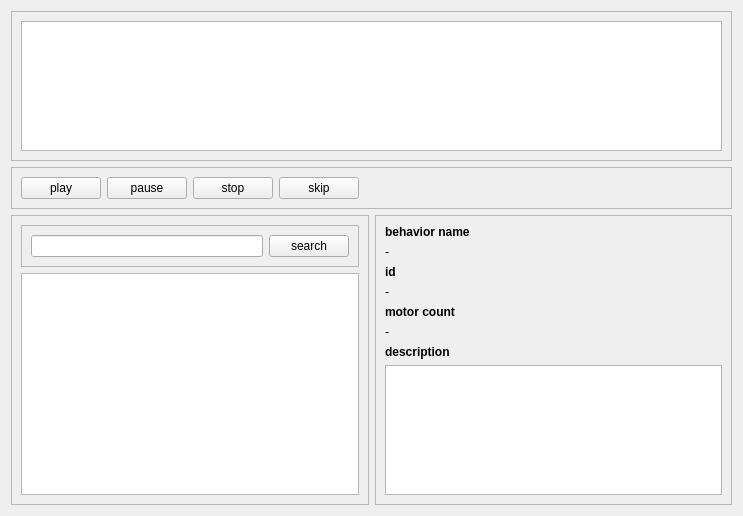
<?xml version="1.0" encoding="UTF-8"?>
<ui version="4.0">
 <class>PlayerView</class>
 <widget class="QWidget" name="PlayerView">
  <property name="geometry">
   <rect>
    <x>0</x>
    <y>0</y>
    <width>743</width>
    <height>516</height>
   </rect>
  </property>
  <property name="windowTitle">
   <string>Form</string>
  </property>
  <layout class="QVBoxLayout" name="verticalLayout">
   <item>
    <widget class="QFrame" name="behaviorQueueFrame">
     <property name="frameShape">
      <enum>QFrame::StyledPanel</enum>
     </property>
     <property name="frameShadow">
      <enum>QFrame::Raised</enum>
     </property>
     <layout class="QVBoxLayout" name="verticalLayout_4">
      <item>
       <widget class="QListWidget" name="behaviorQueueListWidget"/>
      </item>
     </layout>
    </widget>
   </item>
   <item>
    <widget class="QFrame" name="playControlsFrame">
     <property name="frameShape">
      <enum>QFrame::StyledPanel</enum>
     </property>
     <property name="frameShadow">
      <enum>QFrame::Raised</enum>
     </property>
     <layout class="QHBoxLayout" name="horizontalLayout_2">
      <item>
       <widget class="QPushButton" name="playButton">
        <property name="text">
         <string>play</string>
        </property>
       </widget>
      </item>
      <item>
       <widget class="QPushButton" name="pauseButton">
        <property name="text">
         <string>pause</string>
        </property>
       </widget>
      </item>
      <item>
       <widget class="QPushButton" name="stopButton">
        <property name="text">
         <string>stop</string>
        </property>
       </widget>
      </item>
      <item>
       <widget class="QPushButton" name="skipButton">
        <property name="text">
         <string>skip</string>
        </property>
       </widget>
      </item>
      <item>
       <spacer name="horizontalSpacer">
        <property name="orientation">
         <enum>Qt::Horizontal</enum>
        </property>
        <property name="sizeHint" stdset="0">
         <size>
          <width>40</width>
          <height>20</height>
         </size>
        </property>
       </spacer>
      </item>
     </layout>
    </widget>
   </item>
   <item>
    <widget class="QWidget" name="behaviorSelectionFrame" native="true">
     <layout class="QHBoxLayout" name="horizontalLayout">
      <property name="leftMargin">
       <number>0</number>
      </property>
      <property name="topMargin">
       <number>0</number>
      </property>
      <property name="rightMargin">
       <number>0</number>
      </property>
      <property name="bottomMargin">
       <number>0</number>
      </property>
      <item>
       <widget class="QFrame" name="behaviorListFrame">
        <property name="frameShape">
         <enum>QFrame::StyledPanel</enum>
        </property>
        <property name="frameShadow">
         <enum>QFrame::Raised</enum>
        </property>
        <layout class="QVBoxLayout" name="verticalLayout_3">
         <item>
          <widget class="QFrame" name="frame_5">
           <property name="frameShape">
            <enum>QFrame::StyledPanel</enum>
           </property>
           <property name="frameShadow">
            <enum>QFrame::Raised</enum>
           </property>
           <layout class="QHBoxLayout" name="horizontalLayout_3">
            <item>
             <widget class="QLineEdit" name="searchField"/>
            </item>
            <item>
             <widget class="QPushButton" name="searchButton">
              <property name="text">
               <string>search</string>
              </property>
             </widget>
            </item>
           </layout>
          </widget>
         </item>
         <item>
          <widget class="QListWidget" name="behaviorListWidget"/>
         </item>
        </layout>
       </widget>
      </item>
      <item>
       <widget class="QFrame" name="behaviorDetailFrame">
        <property name="frameShape">
         <enum>QFrame::StyledPanel</enum>
        </property>
        <property name="frameShadow">
         <enum>QFrame::Raised</enum>
        </property>
        <layout class="QVBoxLayout" name="verticalLayout_2">
         <item>
          <widget class="QLabel" name="behaviorNameLabel">
           <property name="font">
            <font>
             <weight>75</weight>
             <bold>true</bold>
            </font>
           </property>
           <property name="text">
            <string>behavior name</string>
           </property>
          </widget>
         </item>
         <item>
          <widget class="QLabel" name="behaviorNameValueLabel">
           <property name="text">
            <string>-</string>
           </property>
          </widget>
         </item>
         <item>
          <widget class="QLabel" name="idLabel">
           <property name="font">
            <font>
             <weight>75</weight>
             <bold>true</bold>
            </font>
           </property>
           <property name="text">
            <string>id</string>
           </property>
          </widget>
         </item>
         <item>
          <widget class="QLabel" name="idValueLabel">
           <property name="text">
            <string>-</string>
           </property>
          </widget>
         </item>
         <item>
          <widget class="QLabel" name="motorCountLabel">
           <property name="font">
            <font>
             <weight>75</weight>
             <bold>true</bold>
            </font>
           </property>
           <property name="text">
            <string>motor count</string>
           </property>
          </widget>
         </item>
         <item>
          <widget class="QLabel" name="motorCountValueLabel">
           <property name="text">
            <string>-</string>
           </property>
          </widget>
         </item>
         <item>
          <widget class="QLabel" name="descriptionLabel">
           <property name="font">
            <font>
             <weight>75</weight>
             <bold>true</bold>
            </font>
           </property>
           <property name="text">
            <string>description</string>
           </property>
          </widget>
         </item>
         <item>
          <widget class="QTextBrowser" name="descriptionValueLabel"/>
         </item>
        </layout>
       </widget>
      </item>
     </layout>
    </widget>
   </item>
  </layout>
 </widget>
 <resources/>
 <connections/>
</ui>
